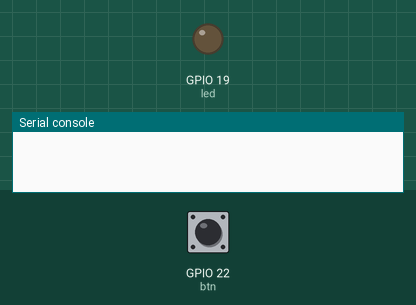
Recording of a program running on a simulated ESP32 board running MicroPython. Shown: output pins drawn as LEDs (lit = HIGH), the last lines printed to the serial console. Inputs (shaded band) come from the test bench; at power-on: GPIO 22 (btn) HIGH.

Above: at 1.2 s.
1.3 s: GPIO 22 (btn) pulled LOW for 0.15 s
At 2.4 s:
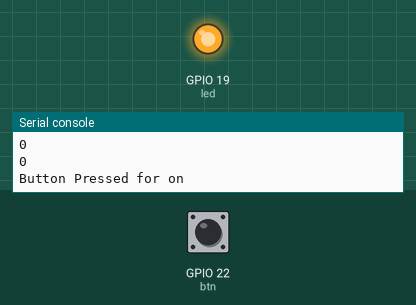
Timing chart, 0 to 4.3 s (numbered marks = the images above; inputs shaded):
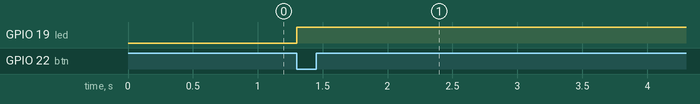

Measured:
- after the input at 1.3 s, GPIO 19 (led): LOW → HIGH at once

The program:

button_irq_and_led.py
```python
#using the push button to put on the onboard led
from machine import Pin
import time

pin = 22
btn = Pin(pin, Pin.IN, Pin.PULL_UP)
led = Pin(19,Pin.OUT)
#for an external led i used pin 21 and GND

def oncallback(pin):
    print(pin.value())
    pinstate = pin.value()
    print(pinstate)
    if pinstate == 0:
        led.on()
        print('Button Pressed for on')
    else:
        led.off()

def offcallback(pin):
    print(pin.value())
    led.off()
    print('Button Pressed for off')


try:
    btn.irq(trigger=Pin.IRQ_FALLING, handler=oncallback)
    #btn.irq(trigger=Pin.IRQ_RISING, handler=offcallback)
except KeyboardInterrupt:
    led.off()
    print('Ended')
    
```
